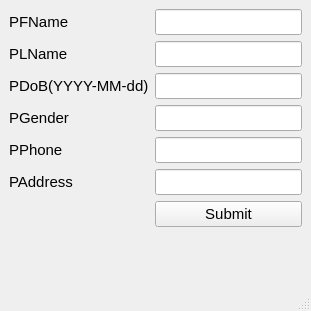
<?xml version="1.0" encoding="UTF-8"?>
<ui version="4.0">
 <class>MainWindow</class>
 <widget class="QMainWindow" name="MainWindow">
  <property name="geometry">
   <rect>
    <x>0</x>
    <y>0</y>
    <width>311</width>
    <height>311</height>
   </rect>
  </property>
  <property name="windowTitle">
   <string>MainWindow</string>
  </property>
  <widget class="QWidget" name="centralwidget">
   <layout class="QGridLayout" name="gridLayout">
    <item row="0" column="0">
     <layout class="QFormLayout" name="formLayout">
      <item row="0" column="0">
       <widget class="QLabel" name="pFNameLabel">
        <property name="font">
         <font>
          <family>Segoe UI</family>
          <pointsize>11</pointsize>
         </font>
        </property>
        <property name="text">
         <string>PFName</string>
        </property>
       </widget>
      </item>
      <item row="0" column="1">
       <widget class="QLineEdit" name="pFNameLineEdit">
        <property name="font">
         <font>
          <family>Segoe UI</family>
          <pointsize>11</pointsize>
         </font>
        </property>
       </widget>
      </item>
      <item row="1" column="0">
       <widget class="QLabel" name="pLNameLabel">
        <property name="font">
         <font>
          <family>Segoe UI</family>
          <pointsize>11</pointsize>
         </font>
        </property>
        <property name="text">
         <string>PLName</string>
        </property>
       </widget>
      </item>
      <item row="1" column="1">
       <widget class="QLineEdit" name="pLNameLineEdit">
        <property name="font">
         <font>
          <family>Segoe UI</family>
          <pointsize>11</pointsize>
         </font>
        </property>
       </widget>
      </item>
      <item row="2" column="0">
       <widget class="QLabel" name="pDoBLabel">
        <property name="font">
         <font>
          <family>Segoe UI</family>
          <pointsize>11</pointsize>
         </font>
        </property>
        <property name="text">
         <string>PDoB(YYYY-MM-dd)</string>
        </property>
       </widget>
      </item>
      <item row="2" column="1">
       <widget class="QLineEdit" name="pDoBLineEdit">
        <property name="font">
         <font>
          <family>Segoe UI</family>
          <pointsize>11</pointsize>
         </font>
        </property>
        <property name="toolTip">
         <string>&lt;html&gt;&lt;head/&gt;&lt;body&gt;&lt;p&gt;Hello&lt;/p&gt;&lt;/body&gt;&lt;/html&gt;</string>
        </property>
       </widget>
      </item>
      <item row="3" column="0">
       <widget class="QLabel" name="pGenderLabel">
        <property name="font">
         <font>
          <family>Segoe UI</family>
          <pointsize>11</pointsize>
         </font>
        </property>
        <property name="text">
         <string>PGender</string>
        </property>
       </widget>
      </item>
      <item row="3" column="1">
       <widget class="QLineEdit" name="pGenderLineEdit">
        <property name="font">
         <font>
          <family>Segoe UI</family>
          <pointsize>11</pointsize>
         </font>
        </property>
       </widget>
      </item>
      <item row="4" column="0">
       <widget class="QLabel" name="pPhoneLabel">
        <property name="font">
         <font>
          <family>Segoe UI</family>
          <pointsize>11</pointsize>
         </font>
        </property>
        <property name="text">
         <string>PPhone</string>
        </property>
       </widget>
      </item>
      <item row="4" column="1">
       <widget class="QLineEdit" name="pPhoneLineEdit">
        <property name="font">
         <font>
          <family>Segoe UI</family>
          <pointsize>11</pointsize>
         </font>
        </property>
       </widget>
      </item>
      <item row="5" column="0">
       <widget class="QLabel" name="pAddressLabel">
        <property name="font">
         <font>
          <family>Segoe UI</family>
          <pointsize>11</pointsize>
         </font>
        </property>
        <property name="text">
         <string>PAddress</string>
        </property>
       </widget>
      </item>
      <item row="5" column="1">
       <widget class="QLineEdit" name="pAddressLineEdit">
        <property name="font">
         <font>
          <family>Segoe UI</family>
          <pointsize>11</pointsize>
         </font>
        </property>
       </widget>
      </item>
      <item row="6" column="1">
       <widget class="QPushButton" name="pushButtonInsert">
        <property name="font">
         <font>
          <family>Segoe UI</family>
          <pointsize>11</pointsize>
         </font>
        </property>
        <property name="text">
         <string>Submit</string>
        </property>
       </widget>
      </item>
     </layout>
    </item>
   </layout>
  </widget>
  <widget class="QStatusBar" name="statusbar"/>
 </widget>
 <tabstops>
  <tabstop>pFNameLineEdit</tabstop>
  <tabstop>pLNameLineEdit</tabstop>
  <tabstop>pDoBLineEdit</tabstop>
  <tabstop>pGenderLineEdit</tabstop>
  <tabstop>pPhoneLineEdit</tabstop>
  <tabstop>pAddressLineEdit</tabstop>
  <tabstop>pushButtonInsert</tabstop>
 </tabstops>
 <resources/>
 <connections/>
</ui>
